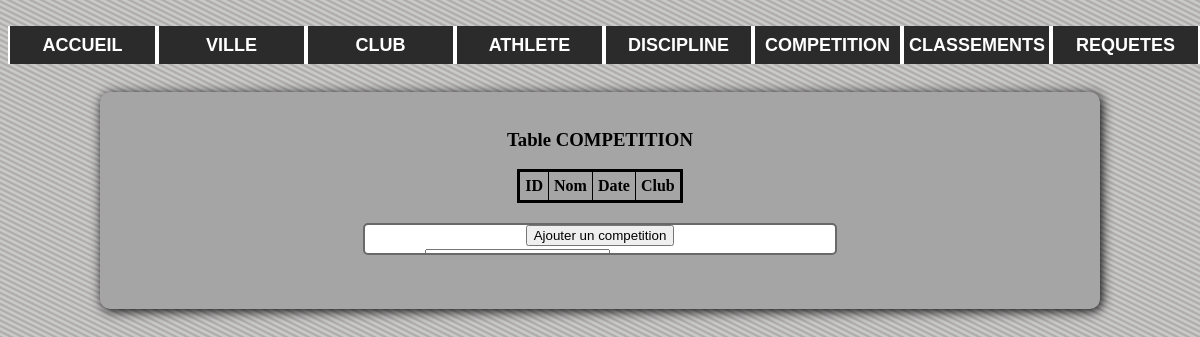
/Competition.php, run on an earlier commit of the app's database.
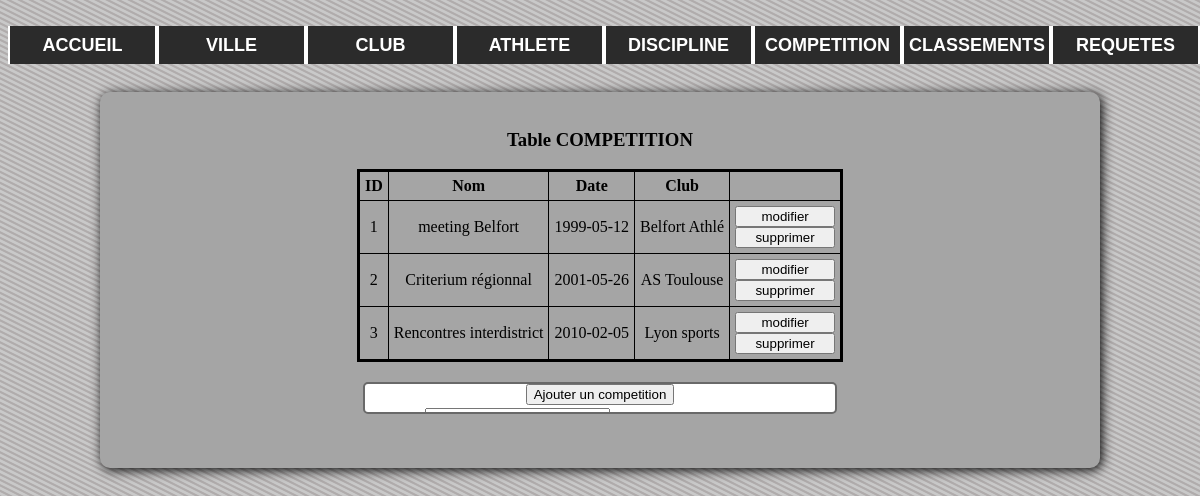
And on a later commit of the database.
### tables this page shows
create table COMPETITION(

	noCompet INT NOT NULL AUTO_INCREMENT,
	nomCompet VARCHAR(25),
	dateCompet DATE,
	noClub INT,
	PRIMARY KEY(noCompet),
	CONSTRAINT fkCOMPETITION FOREIGN KEY(noClub) REFERENCES CLUB(noClub))
	TYPE=InnoDB;

create table CLUB(

	noClub INT NOT NULL AUTO_INCREMENT,
	nomClub VARCHAR(40),
	noVille INT,
	PRIMARY KEY(noClub),
	CONSTRAINT fkCLUB FOREIGN KEY(noVille) REFERENCES VILLE(noVille))
	TYPE=InnoDB;

### bdd.php (called while the page is built, shortened)
<?php
function bdd_query($query) {
    $resultat = mysql_query($query) or die("La requete demandee n'a pu aboutir... <a href=index.php>Recommencez</a>");
    return $resultat;
}
?>

### Competition.php (the view, shortened to what this page needs)
<?php
    require_once("header.php");
    require_once("bdd.php");
    print_header("Competition", "Style.css", "Script.js");
?>
<br/>
<br/>
<div id="mainContainer">
    <br/><h3>Table COMPETITION</h3>
    <?php
    $req="Select * from COMPETITION";
    $res=bdd_query($req);
    echo"
        <table id=\"tableau\">\n
            <tr>\n
                <td><b>ID</b></td><td><b>Nom</b></td><td><b>Date</b></td><td><b>Club</b></td>\n
             </tr>";
    while($l=mysql_fetch_array($res)){
        echo"<tr>\n
                <td>".$l[0]."</td><td>".$l[1]."</td><td>".$l[2]."</td>";
                $req2="select nomClub from CLUB c where c.noClub=".$l[3];
                $res2=bdd_query($req2);
                $ligne=mysql_fetch_array($res2);
                echo"<td>".$ligne[0]."</td>";
                echo "<td>
                    <input type=\"button\" value=\"modifier\" onClick=\"deroule2(150, 1); remplir_champ_modif('no', ".$l[0].");remplir_champ_modif('nomCompetitionModif', '".$l[1]."');remplir_champ_modif('dateModif', '".$l[2]."');
                    remplir_champ_modif('nomClubModif', '".$ligne[0]."');";
                    echo "\">
                    <br/>
                    <input type=\"button\" value=\"supprimer\" onClick=\"javascript:if(confirm('confirmez-vous la suppression ?'))document.location.href='Maj_competition.php?action=2&id=".$l[0]."'\" ></td>\n";
    }
    echo "</table>"
    ?>
    <div id="form_ajout">
        <input type="button" onClick="deroule(150, 1)" value="Ajouter un competition"><br/>
        <form method="POST" action="Maj_competition.php?action=1" onSubmit="return confirm('confirmez-vous l\'ajout ?')">
               <table>
                   <tr>
                       <td><label for="nomCompetition">Nom : </label></td>
                       <td><input type="text" name="nomCompetition" id="nomCompetition" onkeyup="check_field('nomCompetition')"></td>
                       <td id="error_nomCompetition"></td>
                   </tr>
               </table>
        </form>
    </div><br/><br/>
    <br/>
</div><br/>
</body>
</html>

### header.php (shortened to what this page needs)
<?php
function print_header($title,$css="",$js="") {
    echo "<!DOCTYPE html PUBLIC \"-//W3C//DTD XHTML 1.1//EN\n";
    echo "http://www.w3.org/TR/xhtml11/DTD/xhtml11.dtd\">\n";
    echo "<html xmlns=\"http://www.w3.org/1999/xhtml\" xml:lang=\"fr\" >\n";
    echo "<head>";
    if($css!="") {
        echo "    <link rel=\"stylesheet\" type=\"text/css\" href=\"".$css."\" />\n";
    }
    echo "</head><body>\n\n";
    print("<br/>\n");
    echo"<div id=\"menu\">\n
    <ul>\n
    <li><a href=\"index.php\">ACCUEIL</a></li>\n
    <li><a href=\"Ville.php\">VILLE</a></li>\n
    <li><a href=\"Club.php\">CLUB</a></li>\n
    <li><a href=\"Athlete.php\">ATHLETE</a></li>\n
    <li><a href=\"Discipline.php\">DISCIPLINE</a></li>\n
    <li><a href=\"Competition.php\">COMPETITION</a></li>\n
    <li><a href=\"Classement.php\">CLASSEMENTS</a></li>\n
    <li><a href=\"Requetes.php\">REQUETES</a></li>\n
    </ul>\n
    </div>\n";
}
?>

### Style.css (style rules this page uses)
a { text-decoration: none; color:black; }
body { background-image:url("img/background.png"); text-align:center; }
#menu, #menu ul { padding : 0; margin : auto; list-style : none; line-height : 28px; text-align : center; }
#menu { font-weight : bold; font-family : Arial; font-size : 12px; width:1200px; margin:auto; }
#menu a { display : block; padding : 5px; background : #000; color : #fff; background-color:#2B2B2B; text-decoration : none; width : 135px; font-size:18px; }
#menu li { float : left; border-right : 2px solid #fff; border-left : 2px solid #fff; }
#mainContainer { margin:auto; width:1000px; background-color: #A5A5A5; margin-top:30px; -moz-border-radius: 10px 10px 10px 10px; -webkit-border-radius: 10px 10px 10px 10px; text-align:center; -moz-box-shadow: 2px 2px 12px black; -webkit-box-shadow: 2px 2px 12px black; }
#form_ajout { margin:auto; width: 470px; height: 28px; background: White; border: 2px solid DimGrey; transition: height 1s; -moz-transition: height 1s; -webkit-transition: height 1s; -o-transition: height 1s; overflow: hidden; -moz-border-radius: 5px; -webkit-border-radius: 5px; }
#form_ajout label { width:120px; }
#tableau { margin:auto; margin-bottom:20px; border-width:3px; border-style:solid; border-color:black; border-collapse: collapse; }
#tableau td { padding:5px; border-width:1px; border-style:solid; border-color:black; }
#tableau td input { width:100px; }

What changed in the data, as far as the page shows it:
added competition: noCompet "1", nomCompet "meeting Belfort", dateCompet "1999-05-12", noClub.nomClub "Belfort Athlé"
added competition: noCompet "2", nomCompet "Criterium régionnal", dateCompet "2001-05-26", noClub.nomClub "AS Toulouse"
added competition: noCompet "3", nomCompet "Rencontres interdistrict", dateCompet "2010-02-05", noClub.nomClub "Lyon sports"
